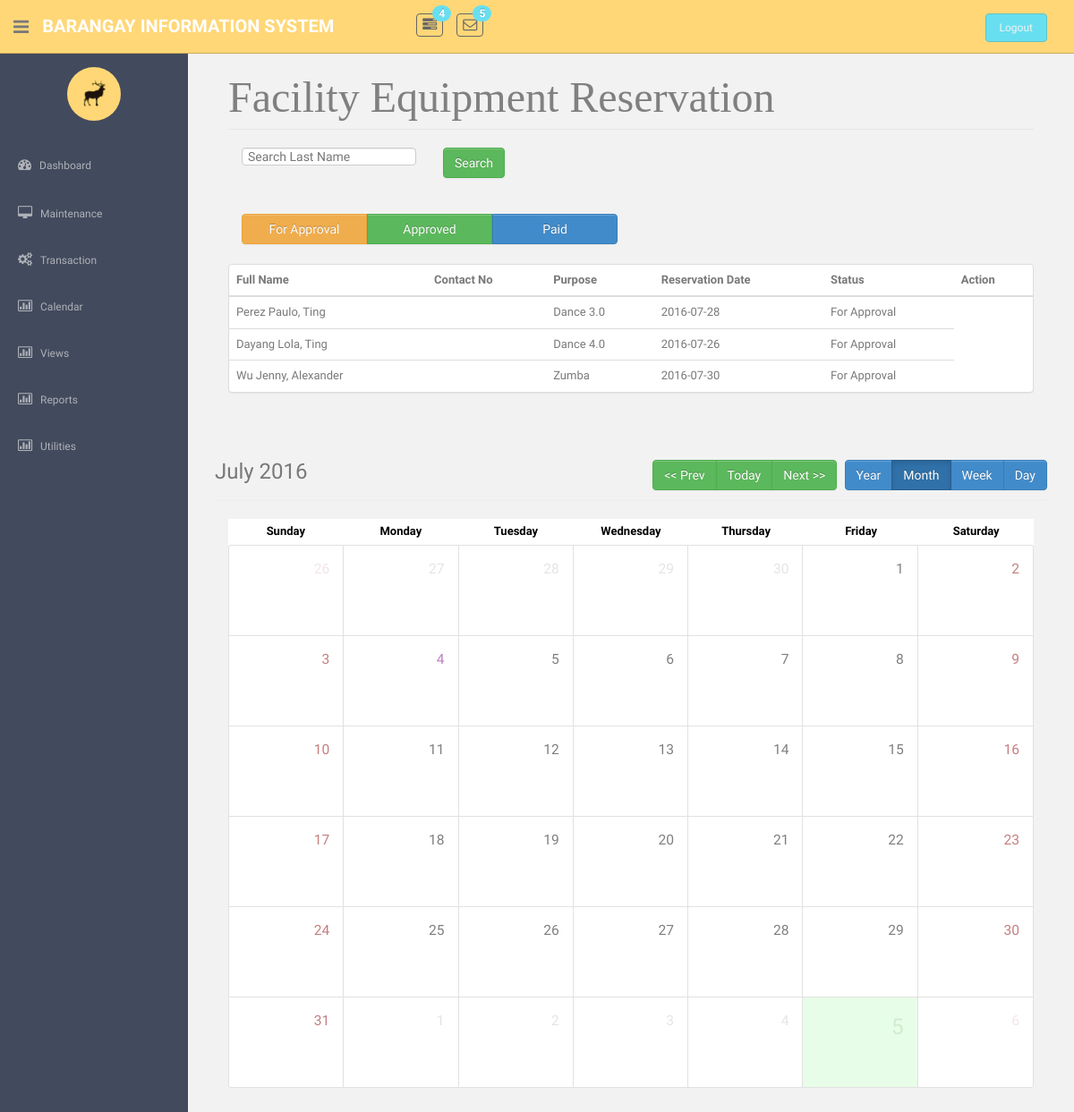
Screenshot of /FacilityEquipmentL.php with the database file from the repository.
### tables this page shows
CREATE TABLE `tblreservationrequest` (
  `strReservationID` varchar(25) NOT NULL,
  `strRRapplicantID` varchar(25) NOT NULL,
  `datRRdateIssued` date NOT NULL,
  `datRReservedDate` date NOT NULL,
  `dtmFrom` bigint(20) NOT NULL,
  `dtmTo` bigint(20) NOT NULL,
  `strRRapprovalStatus` varchar(45) NOT NULL,
  `strRRpurpose` varchar(45) DEFAULT NULL
);

### FacilityEquipmentL.php (the view, shortened to what this page needs)
<!DOCTYPE html>
	<link rel="stylesheet" href="components/bootstrap2/css/bootstrap.css">
	<link rel="stylesheet" href="components/bootstrap2/css/bootstrap-responsive.css">
	<link rel="stylesheet" href="css/calendar.css">
    <?php require('header.php');?>
    <?php require('sidebar.php');?>
      <section id="main-content">
        <section class="wrapper site-min-height">
	<form method="POST">
    <div id="wrapper">
        <div id="page-content-wrapper">
            <div class="container-fluid">
                <div class="row">
                    <div class="col-lg-12">
							<div class = "bodybody">
								<div class="panel-body">
		<legend ><font face = "cambria" size = 10 color = "grey"> Facility Equipment Reservation </font></legend>
		<div class="form-group">
			<div class="col-sm-3">
				<input id="search" name="search" class="form-control input-group-lg reg_name" type="text"  title="generated brgyId" value= "" placeholder="Search Last Name">
			</div>
			<div class="col-sm-2">
				<input type="submit" class="btn btn-outline btn-success" name = "btnSearch" id = "btnSearch" value = "Search">
			</div>
		</div><br><br><br><br>
		<div class="col-sm-6">
		<div class="btn-group btn-group-justified" role="group" aria-label="...">
			<div class="btn-group" role="group">
				<input type = "submit" name="ftrApproval" class="btn btn-warning" value="For Approval">
			</div>
			<div class="btn-group" role="group">
				<input type = "submit" name="ftrApproved" class="btn btn-success" value="Approved">
			</div>
			<div class="btn-group" role="group">
				<input type = "submit" name="ftrPaid" class="btn btn-primary" value="Paid">
			</div>
		</div>
		</div><br><br><br>
		<?php
			if(isset($_POST['btnSearch'])){
				$search = $_POST['search'];
				if(!empty($search)){
					$statement = "SELECT r.strreservationid, r.strrrapplicantid, CONCAT(a.strapplicantlname,' ', a.strapplicantfname, ', ', a.strapplicantmname) AS 'Name', a.strapplicantcontactno, r.strrrpurpose, r.datrreserveddate, r.strrrapprovalstatus, p.intrequestorno FROM tblreservationrequest r INNER JOIN tblpaymentdetail p ON p.strrequestid = r.strreservationid INNER JOIN tblapplicant a ON a.strapplicantid = r.strrrapplicantid HAVING r.strreservationid LIKE ('%$search%') OR Name LIKE ('%$search%');";
				}else if(empty($search)){
					echo"<script> alert('Pls Input Last Name or Reservation ID')</script>";
					$statement = "SELECT r.strreservationid, r.strrrapplicantid, CONCAT(a.strapplicantlname,' ', a.strapplicantfname, ', ', a.strapplicantmname) AS 'Name', a.strapplicantcontactno, r.strrrpurpose, r.datrreserveddate, r.strrrapprovalstatus, p.intrequestorno FROM tblreservationrequest r INNER JOIN tblpaymentdetail p ON p.strrequestid = r.strreservationid INNER JOIN tblapplicant a ON a.strapplicantid = r.strrrapplicantid";
				}
			}else{
				$statement = "SELECT r.strreservationid, r.strrrapplicantid, CONCAT(a.strapplicantlname,' ', a.strapplicantfname, ', ', a.strapplicantmname) AS 'Name', a.strapplicantcontactno, r.strrrpurpose, r.datrreserveddate, r.strrrapprovalstatus, p.intrequestorno FROM tblreservationrequest r INNER JOIN tblpaymentdetail p ON p.strrequestid = r.strreservationid INNER JOIN tblapplicant a ON a.strapplicantid = r.strrrapplicantid WHERE r.strrrapprovalstatus = 'For Approval'";
			}
		?>
		<center>
		<div class="panel panel-default">
			<table class="table table-hover" style="height: 40%; overflow: scroll; ">
				<thead><tr>
					<th>Full Name</th>
					<th>Contact No</th>
					<th>Purpose</th>
					<th>Reservation Date</th>
					<th>Status</th>
					<th>Action</th>
				</tr></thead>
			<tbody>
			<?php
			$query = mysqli_query($con,$statement);
			while($row = mysqli_fetch_array($query)){?>
				<tr>
				<td onmouseover='highlightCells(this.parentNode)' onmouseout='unhighlightCells(this.parentNode)' ><?php echo $row[2]; ?></td>
				<td onmouseover='highlightCells(this.parentNode)' onmouseout='unhighlightCells(this.parentNode)' ><?php echo $row[3]; ?></td>
				<td onmouseover='highlightCells(this.parentNode)' onmouseout='unhighlightCells(this.parentNode)' ><?php echo $row[4]; ?></td>
				<td onmouseover='highlightCells(this.parentNode)' onmouseout='unhighlightCells(this.parentNode)'><?php echo $row[5];?></td>
				<td onmouseover='highlightCells(this.parentNode)' onmouseout='unhighlightCells(this.parentNode)'><?php echo $row[6];?></td>
				<?php
				echo"</tr>";
			}?>
			</tbody>
			</table>
		</div></center>
	</form>
		<?php include("calendar.php");?>
	</section><! --/wrapper -->
      </section>
	</section>
  </body>
</html>

### assets/css/style.css (style rules this page uses)
body { color: #797979; background: #f2f2f2; font-family: 'Ruda', sans-serif; padding: 0px !important; margin: 0px !important; font-size:13px; }
#main-content { margin-left: 210px; }
.wrapper { display: inline-block; margin-top: 60px; padding-left: 15px; padding-right: 15px; padding-bottom: 15px; padding-top: 0px; width: 100%; }
.site-min-height { min-height: 900px; }

### rows the page displays
tblreservationrequest: row "Perez Paulo, Ting", strRRpurpose "Dance 3.0", datRReservedDate "2016-07-28", strRRapprovalStatus "For Approval"
tblreservationrequest: row "Dayang Lola, Ting", strRRpurpose "Dance 4.0", datRReservedDate "2016-07-26", strRRapprovalStatus "For Approval"
tblreservationrequest: row "Wu Jenny, Alexander", strRRpurpose "Zumba", datRReservedDate "2016-07-30", strRRapprovalStatus "For Approval"
